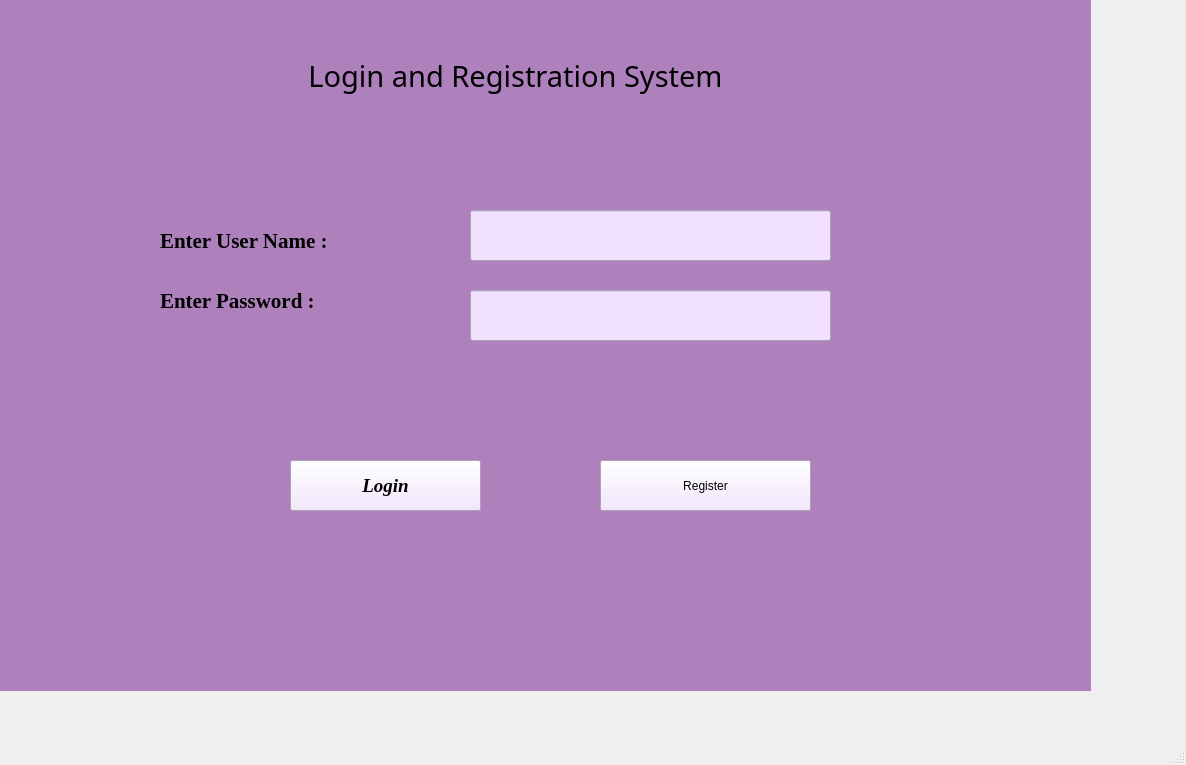
<?xml version="1.0" encoding="UTF-8"?>
<ui version="4.0">
 <class>MainWindow</class>
 <widget class="QMainWindow" name="MainWindow">
  <property name="geometry">
   <rect>
    <x>0</x>
    <y>0</y>
    <width>1186</width>
    <height>765</height>
   </rect>
  </property>
  <property name="font">
   <font>
    <family>Times New Roman</family>
    <pointsize>22</pointsize>
    <bold>true</bold>
   </font>
  </property>
  <property name="windowTitle">
   <string>MainWindow</string>
  </property>
  <widget class="QWidget" name="centralwidget">
   <widget class="QStackedWidget" name="stackedWidget">
    <property name="geometry">
     <rect>
      <x>0</x>
      <y>0</y>
      <width>1091</width>
      <height>691</height>
     </rect>
    </property>
    <property name="styleSheet">
     <string notr="true">background-color: rgb(174, 129, 189);</string>
    </property>
    <property name="frameShape">
     <enum>QFrame::Shape::NoFrame</enum>
    </property>
    <property name="currentIndex">
     <number>0</number>
    </property>
    <widget class="QWidget" name="page">
     <widget class="QPushButton" name="login">
      <property name="geometry">
       <rect>
        <x>290</x>
        <y>460</y>
        <width>191</width>
        <height>51</height>
       </rect>
      </property>
      <property name="font">
       <font>
        <family>Times New Roman</family>
        <pointsize>14</pointsize>
        <italic>true</italic>
        <bold>true</bold>
       </font>
      </property>
      <property name="styleSheet">
       <string notr="true">font: 700 italic 14pt &quot;Times New Roman&quot;;
background-color: rgb(241, 225, 255);</string>
      </property>
      <property name="text">
       <string>Login</string>
      </property>
     </widget>
     <widget class="QLabel" name="label_2">
      <property name="geometry">
       <rect>
        <x>160</x>
        <y>220</y>
        <width>251</width>
        <height>41</height>
       </rect>
      </property>
      <property name="font">
       <font>
        <family>Times New Roman</family>
        <pointsize>16</pointsize>
        <italic>false</italic>
        <bold>true</bold>
       </font>
      </property>
      <property name="styleSheet">
       <string notr="true">font: 20pt &quot;Segoe UI&quot;;
font: 700 16pt &quot;Times New Roman&quot;;</string>
      </property>
      <property name="text">
       <string>Enter User Name :</string>
      </property>
     </widget>
     <widget class="QPushButton" name="RegisterButton">
      <property name="geometry">
       <rect>
        <x>600</x>
        <y>460</y>
        <width>211</width>
        <height>51</height>
       </rect>
      </property>
      <property name="styleSheet">
       <string notr="true">font: 700 italic 14pt &quot;Times New Roman&quot;;
background-color: rgb(241, 225, 255);</string>
      </property>
      <property name="text">
       <string>Register</string>
      </property>
     </widget>
     <widget class="QLabel" name="label">
      <property name="geometry">
       <rect>
        <x>190</x>
        <y>30</y>
        <width>651</width>
        <height>91</height>
       </rect>
      </property>
      <property name="font">
       <font>
        <family>Stencil</family>
        <pointsize>22</pointsize>
        <italic>false</italic>
        <bold>false</bold>
       </font>
      </property>
      <property name="styleSheet">
       <string notr="true">font: 22pt &quot;Stencil&quot;;</string>
      </property>
      <property name="text">
       <string>Login and Registration System</string>
      </property>
      <property name="scaledContents">
       <bool>false</bool>
      </property>
      <property name="alignment">
       <set>Qt::AlignmentFlag::AlignCenter</set>
      </property>
     </widget>
     <widget class="QLineEdit" name="passwordEdit">
      <property name="geometry">
       <rect>
        <x>470</x>
        <y>290</y>
        <width>361</width>
        <height>51</height>
       </rect>
      </property>
      <property name="font">
       <font>
        <family>Segoe UI</family>
        <pointsize>20</pointsize>
        <italic>false</italic>
        <bold>false</bold>
       </font>
      </property>
      <property name="styleSheet">
       <string notr="true">font: 20pt &quot;Segoe UI&quot;;
background-color: rgb(241, 225, 255);</string>
      </property>
     </widget>
     <widget class="QLineEdit" name="usernameEdit">
      <property name="geometry">
       <rect>
        <x>470</x>
        <y>210</y>
        <width>361</width>
        <height>51</height>
       </rect>
      </property>
      <property name="font">
       <font>
        <family>Segoe UI</family>
        <pointsize>20</pointsize>
        <italic>false</italic>
        <bold>false</bold>
       </font>
      </property>
      <property name="styleSheet">
       <string notr="true">font: 20pt &quot;Segoe UI&quot;;
background-color: rgb(241, 225, 255);</string>
      </property>
     </widget>
     <widget class="QLabel" name="label_3">
      <property name="geometry">
       <rect>
        <x>160</x>
        <y>280</y>
        <width>241</width>
        <height>41</height>
       </rect>
      </property>
      <property name="font">
       <font>
        <family>Times New Roman</family>
        <pointsize>16</pointsize>
        <italic>false</italic>
        <bold>true</bold>
       </font>
      </property>
      <property name="styleSheet">
       <string notr="true">font: 20pt &quot;Segoe UI&quot;;
font: 700 16pt &quot;Times New Roman&quot;;</string>
      </property>
      <property name="text">
       <string>Enter Password :</string>
      </property>
     </widget>
    </widget>
    <widget class="QWidget" name="page_3">
     <widget class="QLabel" name="label_4">
      <property name="geometry">
       <rect>
        <x>260</x>
        <y>40</y>
        <width>491</width>
        <height>81</height>
       </rect>
      </property>
      <property name="font">
       <font>
        <family>Stencil</family>
        <pointsize>24</pointsize>
        <italic>false</italic>
        <bold>false</bold>
       </font>
      </property>
      <property name="styleSheet">
       <string notr="true">font: 24pt &quot;Stencil&quot;;</string>
      </property>
      <property name="text">
       <string>THE MAIN MENU</string>
      </property>
      <property name="scaledContents">
       <bool>false</bool>
      </property>
      <property name="alignment">
       <set>Qt::AlignmentFlag::AlignCenter</set>
      </property>
     </widget>
     <widget class="QPushButton" name="pushButton_PvC">
      <property name="geometry">
       <rect>
        <x>290</x>
        <y>160</y>
        <width>431</width>
        <height>51</height>
       </rect>
      </property>
      <property name="font">
       <font>
        <family>Monotype Corsiva</family>
        <pointsize>22</pointsize>
        <italic>true</italic>
        <bold>true</bold>
       </font>
      </property>
      <property name="styleSheet">
       <string notr="true">background-color: rgb(241, 225, 255);</string>
      </property>
      <property name="text">
       <string>Player Vs Computer</string>
      </property>
     </widget>
     <widget class="QPushButton" name="pushButton_PvP">
      <property name="geometry">
       <rect>
        <x>290</x>
        <y>220</y>
        <width>431</width>
        <height>51</height>
       </rect>
      </property>
      <property name="font">
       <font>
        <family>Monotype Corsiva</family>
        <pointsize>22</pointsize>
        <italic>true</italic>
        <bold>true</bold>
       </font>
      </property>
      <property name="styleSheet">
       <string notr="true">background-color: rgb(241, 225, 255);</string>
      </property>
      <property name="text">
       <string>Player 1 Vs Player 2</string>
      </property>
     </widget>
     <widget class="QPushButton" name="LeaderBoardButton">
      <property name="geometry">
       <rect>
        <x>290</x>
        <y>280</y>
        <width>431</width>
        <height>51</height>
       </rect>
      </property>
      <property name="font">
       <font>
        <family>Monotype Corsiva</family>
        <pointsize>22</pointsize>
        <italic>true</italic>
        <bold>true</bold>
       </font>
      </property>
      <property name="styleSheet">
       <string notr="true">background-color: rgb(241, 225, 255);</string>
      </property>
      <property name="text">
       <string>Leader Board</string>
      </property>
     </widget>
     <widget class="QPushButton" name="pushButton_Exit">
      <property name="geometry">
       <rect>
        <x>290</x>
        <y>460</y>
        <width>431</width>
        <height>51</height>
       </rect>
      </property>
      <property name="font">
       <font>
        <family>Monotype Corsiva</family>
        <pointsize>22</pointsize>
        <italic>true</italic>
        <bold>true</bold>
       </font>
      </property>
      <property name="styleSheet">
       <string notr="true">background-color: rgb(241, 225, 255);</string>
      </property>
      <property name="text">
       <string>Exit Game</string>
      </property>
     </widget>
     <widget class="QPushButton" name="pushButton_GRules">
      <property name="geometry">
       <rect>
        <x>810</x>
        <y>540</y>
        <width>201</width>
        <height>61</height>
       </rect>
      </property>
      <property name="font">
       <font>
        <family>Monotype Corsiva</family>
        <pointsize>20</pointsize>
        <italic>true</italic>
        <bold>true</bold>
       </font>
      </property>
      <property name="layoutDirection">
       <enum>Qt::LayoutDirection::LeftToRight</enum>
      </property>
      <property name="styleSheet">
       <string notr="true">background-color: rgb(255, 196, 94);</string>
      </property>
      <property name="text">
       <string>Game Rules</string>
      </property>
     </widget>
     <widget class="QPushButton" name="pushButton_ViewHistory">
      <property name="geometry">
       <rect>
        <x>290</x>
        <y>340</y>
        <width>431</width>
        <height>51</height>
       </rect>
      </property>
      <property name="font">
       <font>
        <family>Monotype Corsiva</family>
        <pointsize>22</pointsize>
        <italic>true</italic>
        <bold>true</bold>
       </font>
      </property>
      <property name="styleSheet">
       <string notr="true">background-color: rgb(241, 225, 255);</string>
      </property>
      <property name="text">
       <string>View My History</string>
      </property>
     </widget>
     <widget class="QPushButton" name="pushButton_ReplayMatch">
      <property name="geometry">
       <rect>
        <x>290</x>
        <y>400</y>
        <width>431</width>
        <height>51</height>
       </rect>
      </property>
      <property name="font">
       <font>
        <family>Monotype Corsiva</family>
        <pointsize>22</pointsize>
        <italic>true</italic>
        <bold>true</bold>
       </font>
      </property>
      <property name="styleSheet">
       <string notr="true">background-color: rgb(241, 225, 255);</string>
      </property>
      <property name="text">
       <string>Replay My Last Match</string>
      </property>
     </widget>
    </widget>
    <widget class="QWidget" name="page_4">
     <widget class="QPushButton" name="pushButton_ViewTutorial">
      <property name="geometry">
       <rect>
        <x>730</x>
        <y>520</y>
        <width>271</width>
        <height>51</height>
       </rect>
      </property>
      <property name="font">
       <font>
        <family>Monotype Corsiva</family>
        <pointsize>20</pointsize>
        <italic>true</italic>
        <bold>true</bold>
       </font>
      </property>
      <property name="styleSheet">
       <string notr="true">background-color: rgb(255, 196, 94);</string>
      </property>
      <property name="text">
       <string>View Tutorial</string>
      </property>
     </widget>
     <widget class="QPushButton" name="pushButton_Back">
      <property name="geometry">
       <rect>
        <x>190</x>
        <y>520</y>
        <width>191</width>
        <height>51</height>
       </rect>
      </property>
      <property name="font">
       <font>
        <family>Monotype Corsiva</family>
        <pointsize>20</pointsize>
        <italic>true</italic>
        <bold>true</bold>
       </font>
      </property>
      <property name="styleSheet">
       <string notr="true">background-color: rgb(255, 196, 94);</string>
      </property>
      <property name="text">
       <string>Back</string>
      </property>
     </widget>
     <widget class="QLabel" name="label_7">
      <property name="geometry">
       <rect>
        <x>350</x>
        <y>40</y>
        <width>321</width>
        <height>61</height>
       </rect>
      </property>
      <property name="font">
       <font>
        <family>Stencil</family>
        <pointsize>22</pointsize>
        <bold>false</bold>
       </font>
      </property>
      <property name="text">
       <string>Game Rules</string>
      </property>
      <property name="alignment">
       <set>Qt::AlignmentFlag::AlignCenter</set>
      </property>
     </widget>
     <widget class="QLabel" name="label_8">
      <property name="geometry">
       <rect>
        <x>160</x>
        <y>110</y>
        <width>851</width>
        <height>321</height>
       </rect>
      </property>
      <property name="font">
       <font>
        <family>Century</family>
        <pointsize>20</pointsize>
        <bold>true</bold>
       </font>
      </property>
      <property name="text">
       <string>&lt;html&gt;&lt;head/&gt;&lt;body&gt;&lt;p&gt;&lt;span style=&quot; font-size:18pt; color:#000000;&quot;&gt;1. Each player takes turns placing their mark (X or O).&lt;/span&gt;&lt;/p&gt;&lt;p&gt;&lt;span style=&quot; font-size:18pt; color:#000000;&quot;&gt;2. The first player to align 3 marks horizontally, &lt;/span&gt;&lt;/p&gt;&lt;p&gt;&lt;span style=&quot; font-size:18pt; color:#000000;&quot;&gt;vertically, or diagonally wins.&lt;br/&gt;3. If the grid fills up with no winner, it's a draw.&lt;/span&gt;&lt;/p&gt;&lt;/body&gt;&lt;/html&gt;</string>
      </property>
     </widget>
    </widget>
    <widget class="QWidget" name="page_2">
     <widget class="QGroupBox" name="groupBox">
      <property name="geometry">
       <rect>
        <x>40</x>
        <y>10</y>
        <width>591</width>
        <height>421</height>
       </rect>
      </property>
      <property name="font">
       <font>
        <family>Rockwell</family>
        <pointsize>22</pointsize>
       </font>
      </property>
      <property name="title">
       <string>Game Board</string>
      </property>
      <widget class="QPushButton" name="cell00">
       <property name="geometry">
        <rect>
         <x>70</x>
         <y>50</y>
         <width>111</width>
         <height>91</height>
        </rect>
       </property>
       <property name="styleSheet">
        <string notr="true">background-color: rgb(255, 196, 94);</string>
       </property>
       <property name="text">
        <string/>
       </property>
      </widget>
      <widget class="QPushButton" name="cell01">
       <property name="geometry">
        <rect>
         <x>240</x>
         <y>50</y>
         <width>111</width>
         <height>91</height>
        </rect>
       </property>
       <property name="styleSheet">
        <string notr="true">background-color: rgb(255, 196, 94);</string>
       </property>
       <property name="text">
        <string/>
       </property>
      </widget>
      <widget class="QPushButton" name="cell02">
       <property name="geometry">
        <rect>
         <x>420</x>
         <y>50</y>
         <width>111</width>
         <height>91</height>
        </rect>
       </property>
       <property name="styleSheet">
        <string notr="true">background-color: rgb(255, 196, 94);</string>
       </property>
       <property name="text">
        <string/>
       </property>
      </widget>
      <widget class="QPushButton" name="cell10">
       <property name="geometry">
        <rect>
         <x>70</x>
         <y>170</y>
         <width>111</width>
         <height>91</height>
        </rect>
       </property>
       <property name="styleSheet">
        <string notr="true">background-color: rgb(255, 196, 94);</string>
       </property>
       <property name="text">
        <string/>
       </property>
      </widget>
      <widget class="QPushButton" name="cell11">
       <property name="geometry">
        <rect>
         <x>240</x>
         <y>170</y>
         <width>111</width>
         <height>91</height>
        </rect>
       </property>
       <property name="styleSheet">
        <string notr="true">background-color: rgb(255, 196, 94);</string>
       </property>
       <property name="text">
        <string/>
       </property>
      </widget>
      <widget class="QPushButton" name="cell12">
       <property name="geometry">
        <rect>
         <x>420</x>
         <y>170</y>
         <width>111</width>
         <height>91</height>
        </rect>
       </property>
       <property name="styleSheet">
        <string notr="true">background-color: rgb(255, 196, 94);</string>
       </property>
       <property name="text">
        <string/>
       </property>
      </widget>
      <widget class="QPushButton" name="cell20">
       <property name="geometry">
        <rect>
         <x>70</x>
         <y>290</y>
         <width>111</width>
         <height>91</height>
        </rect>
       </property>
       <property name="styleSheet">
        <string notr="true">background-color: rgb(255, 196, 94);</string>
       </property>
       <property name="text">
        <string/>
       </property>
      </widget>
      <widget class="QPushButton" name="cell21">
       <property name="geometry">
        <rect>
         <x>240</x>
         <y>290</y>
         <width>111</width>
         <height>91</height>
        </rect>
       </property>
       <property name="styleSheet">
        <string notr="true">background-color: rgb(255, 196, 94);</string>
       </property>
       <property name="text">
        <string/>
       </property>
      </widget>
      <widget class="QPushButton" name="cell22">
       <property name="geometry">
        <rect>
         <x>420</x>
         <y>290</y>
         <width>111</width>
         <height>91</height>
        </rect>
       </property>
       <property name="styleSheet">
        <string notr="true">background-color: rgb(255, 196, 94);</string>
       </property>
       <property name="text">
        <string/>
       </property>
      </widget>
     </widget>
     <widget class="QLineEdit" name="lineEdit_2">
      <property name="geometry">
       <rect>
        <x>250</x>
        <y>460</y>
        <width>231</width>
        <height>41</height>
       </rect>
      </property>
      <property name="font">
       <font>
        <family>Monotype Corsiva</family>
        <pointsize>20</pointsize>
        <italic>true</italic>
        <bold>false</bold>
       </font>
      </property>
      <property name="styleSheet">
       <string notr="true">background-color: rgb(241, 225, 255);</string>
      </property>
     </widget>
     <widget class="QLineEdit" name="lineEdit_3">
      <property name="geometry">
       <rect>
        <x>700</x>
        <y>460</y>
        <width>211</width>
        <height>41</height>
       </rect>
      </property>
      <property name="font">
       <font>
        <family>Monotype Corsiva</family>
        <pointsize>20</pointsize>
        <italic>true</italic>
        <bold>false</bold>
       </font>
      </property>
      <property name="styleSheet">
       <string notr="true">background-color: rgb(241, 225, 255);</string>
      </property>
     </widget>
     <widget class="QLabel" name="label_5">
      <property name="geometry">
       <rect>
        <x>130</x>
        <y>470</y>
        <width>111</width>
        <height>41</height>
       </rect>
      </property>
      <property name="font">
       <font>
        <family>Monotype Corsiva</family>
        <pointsize>20</pointsize>
        <italic>true</italic>
        <bold>false</bold>
       </font>
      </property>
      <property name="text">
       <string>Player 1 :</string>
      </property>
     </widget>
     <widget class="QLabel" name="label_6">
      <property name="geometry">
       <rect>
        <x>580</x>
        <y>470</y>
        <width>111</width>
        <height>41</height>
       </rect>
      </property>
      <property name="font">
       <font>
        <family>Monotype Corsiva</family>
        <pointsize>20</pointsize>
        <italic>true</italic>
        <bold>false</bold>
       </font>
      </property>
      <property name="text">
       <string>Player 2 :</string>
      </property>
     </widget>
     <widget class="QPushButton" name="pushButton_BackToMenuFromGame">
      <property name="geometry">
       <rect>
        <x>80</x>
        <y>550</y>
        <width>201</width>
        <height>51</height>
       </rect>
      </property>
      <property name="font">
       <font>
        <family>Monotype Corsiva</family>
        <pointsize>20</pointsize>
        <italic>true</italic>
        <bold>true</bold>
       </font>
      </property>
      <property name="styleSheet">
       <string notr="true">background-color: rgb(255, 196, 94);</string>
      </property>
      <property name="text">
       <string>Back</string>
      </property>
     </widget>
     <widget class="QPushButton" name="pushButton_NewG">
      <property name="geometry">
       <rect>
        <x>780</x>
        <y>530</y>
        <width>221</width>
        <height>61</height>
       </rect>
      </property>
      <property name="font">
       <font>
        <family>Monotype Corsiva</family>
        <pointsize>20</pointsize>
        <italic>true</italic>
        <bold>true</bold>
       </font>
      </property>
      <property name="styleSheet">
       <string notr="true">background-color: rgb(255, 196, 94);</string>
      </property>
      <property name="text">
       <string>New Game</string>
      </property>
     </widget>
     <widget class="QLabel" name="label_turn">
      <property name="geometry">
       <rect>
        <x>680</x>
        <y>310</y>
        <width>381</width>
        <height>81</height>
       </rect>
      </property>
      <property name="font">
       <font>
        <family>Monotype Corsiva</family>
        <pointsize>20</pointsize>
        <italic>true</italic>
       </font>
      </property>
      <property name="styleSheet">
       <string notr="true">background-color: rgb(241, 225, 255);</string>
      </property>
      <property name="text">
       <string>TextLabel</string>
      </property>
     </widget>
    </widget>
    <widget class="QWidget" name="page_5">
     <widget class="QTableWidget" name="leaderboardTable">
      <property name="geometry">
       <rect>
        <x>120</x>
        <y>100</y>
        <width>841</width>
        <height>401</height>
       </rect>
      </property>
      <property name="font">
       <font>
        <family>Monotype Corsiva</family>
        <pointsize>20</pointsize>
        <italic>true</italic>
        <bold>false</bold>
       </font>
      </property>
      <property name="styleSheet">
       <string notr="true">background-color: rgb(241, 225, 255);</string>
      </property>
      <property name="showGrid">
       <bool>false</bool>
      </property>
      <column>
       <property name="text">
        <string>Rank</string>
       </property>
       <property name="font">
        <font>
         <family>Engravers MT</family>
         <pointsize>14</pointsize>
        </font>
       </property>
      </column>
      <column>
       <property name="text">
        <string>Player</string>
       </property>
       <property name="font">
        <font>
         <family>Engravers MT</family>
         <pointsize>14</pointsize>
        </font>
       </property>
      </column>
      <column>
       <property name="text">
        <string>Wins</string>
       </property>
       <property name="font">
        <font>
         <family>Engravers MT</family>
         <pointsize>14</pointsize>
        </font>
       </property>
      </column>
      <column>
       <property name="text">
        <string>Losses</string>
       </property>
       <property name="font">
        <font>
         <family>Engravers MT</family>
         <pointsize>14</pointsize>
        </font>
       </property>
      </column>
      <column>
       <property name="text">
        <string>Draws</string>
       </property>
       <property name="font">
        <font>
         <family>Engravers MT</family>
         <pointsize>14</pointsize>
        </font>
       </property>
      </column>
     </widget>
     <widget class="QLabel" name="label_9">
      <property name="geometry">
       <rect>
        <x>40</x>
        <y>20</y>
        <width>571</width>
        <height>51</height>
       </rect>
      </property>
      <property name="font">
       <font>
        <family>Stencil</family>
        <pointsize>22</pointsize>
        <bold>false</bold>
       </font>
      </property>
      <property name="text">
       <string>Leader Board</string>
      </property>
      <property name="alignment">
       <set>Qt::AlignmentFlag::AlignCenter</set>
      </property>
     </widget>
     <widget class="QPushButton" name="Back_fromLB_toMenu">
      <property name="geometry">
       <rect>
        <x>60</x>
        <y>530</y>
        <width>241</width>
        <height>51</height>
       </rect>
      </property>
      <property name="font">
       <font>
        <family>Monotype Corsiva</family>
        <pointsize>20</pointsize>
        <bold>true</bold>
       </font>
      </property>
      <property name="styleSheet">
       <string notr="true">background-color: rgb(255, 196, 94);</string>
      </property>
      <property name="text">
       <string>Back to Menu</string>
      </property>
     </widget>
    </widget>
    <widget class="QWidget" name="page_6">
     <widget class="QTextEdit" name="textEdit_HistoryView">
      <property name="geometry">
       <rect>
        <x>80</x>
        <y>140</y>
        <width>791</width>
        <height>381</height>
       </rect>
      </property>
      <property name="font">
       <font>
        <family>Times New Roman</family>
        <pointsize>17</pointsize>
       </font>
      </property>
      <property name="styleSheet">
       <string notr="true">background-color: rgb(241, 225, 255);</string>
      </property>
     </widget>
     <widget class="QPushButton" name="pushButton_BackFromHistory">
      <property name="geometry">
       <rect>
        <x>80</x>
        <y>550</y>
        <width>161</width>
        <height>41</height>
       </rect>
      </property>
      <property name="font">
       <font>
        <family>Monotype Corsiva</family>
        <pointsize>20</pointsize>
        <italic>true</italic>
        <bold>true</bold>
       </font>
      </property>
      <property name="styleSheet">
       <string notr="true">background-color: rgb(255, 196, 94);</string>
      </property>
      <property name="text">
       <string>Back</string>
      </property>
     </widget>
     <widget class="QLabel" name="label_10">
      <property name="geometry">
       <rect>
        <x>0</x>
        <y>20</y>
        <width>491</width>
        <height>81</height>
       </rect>
      </property>
      <property name="font">
       <font>
        <family>Stencil</family>
        <pointsize>20</pointsize>
        <italic>false</italic>
        <bold>false</bold>
       </font>
      </property>
      <property name="styleSheet">
       <string notr="true">font: 20pt &quot;Stencil&quot;;</string>
      </property>
      <property name="text">
       <string>my history</string>
      </property>
      <property name="scaledContents">
       <bool>false</bool>
      </property>
      <property name="alignment">
       <set>Qt::AlignmentFlag::AlignCenter</set>
      </property>
     </widget>
     <widget class="QLabel" name="label_11">
      <property name="geometry">
       <rect>
        <x>900</x>
        <y>140</y>
        <width>111</width>
        <height>121</height>
       </rect>
      </property>
      <property name="font">
       <font>
        <pointsize>14</pointsize>
       </font>
      </property>
      <property name="styleSheet">
       <string notr="true">background-color: rgb(241, 225, 255);</string>
      </property>
      <property name="text">
       <string>&lt;html&gt;&lt;head/&gt;&lt;body&gt;&lt;p align=&quot;center&quot;&gt;1    2   3&lt;/p&gt;&lt;p align=&quot;center&quot;&gt;4   5   6&lt;/p&gt;&lt;p align=&quot;center&quot;&gt;7   8   9&lt;/p&gt;&lt;/body&gt;&lt;/html&gt;</string>
      </property>
      <property name="alignment">
       <set>Qt::AlignmentFlag::AlignCenter</set>
      </property>
     </widget>
    </widget>
   </widget>
  </widget>
  <widget class="QStatusBar" name="statusbar"/>
  <widget class="QMenuBar" name="menuBar">
   <property name="geometry">
    <rect>
     <x>0</x>
     <y>0</y>
     <width>1186</width>
     <height>47</height>
    </rect>
   </property>
  </widget>
 </widget>
 <resources/>
 <connections/>
</ui>
